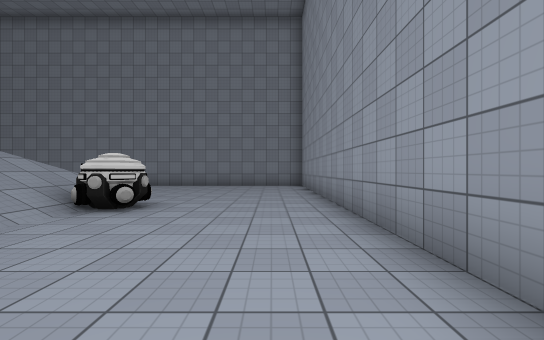
view 1 (above)

19 first-person views from a walk through a Unity game level. The camera is 1.3 m above the floor, looks level and sees 90° across. The floor is counted in squares, 2 m on a side. Each view is taken from the middle of a square. On the plan, view 1 faces up. The plan holds only what a view shows up to about 9 squares ahead; the rest is blank. The place goes on beyond the plan. The player is left out. Door leaves are left out, so doorways stand open. Some surface patterns are stand-ins.

view 2
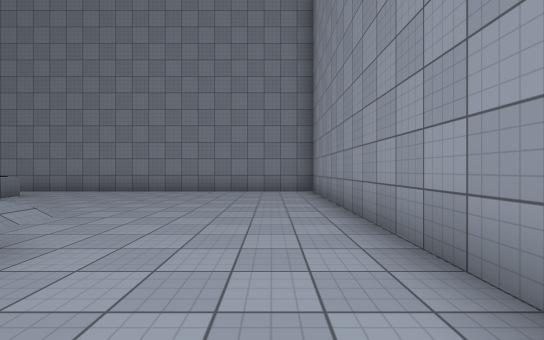

view 3
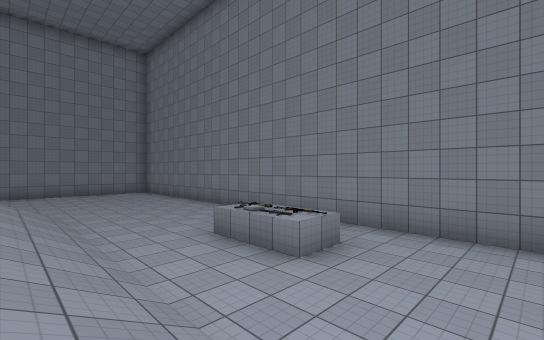

view 4
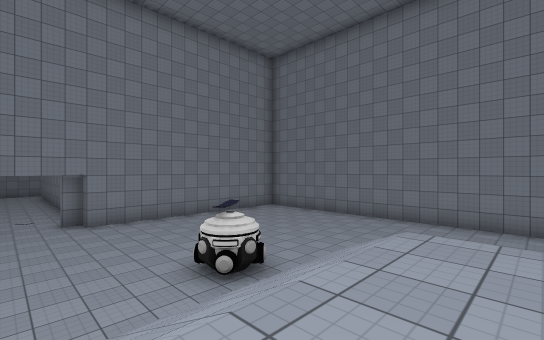

view 5
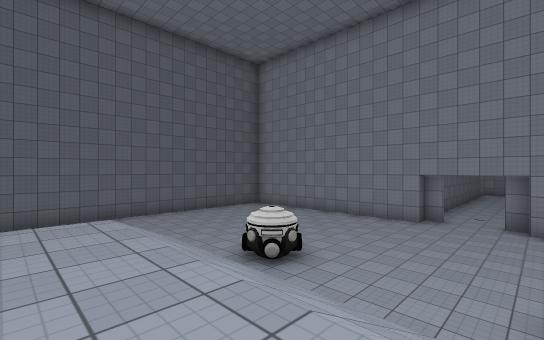

view 6
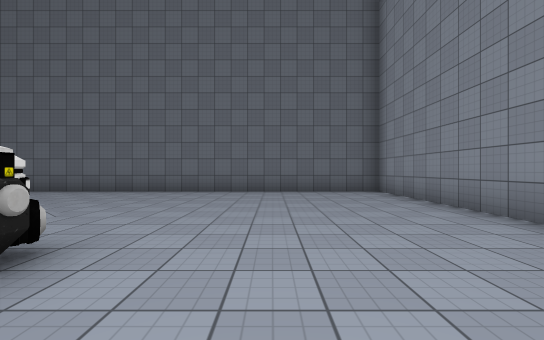

view 7
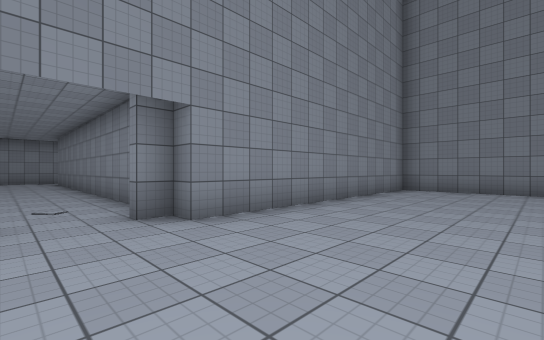

view 8
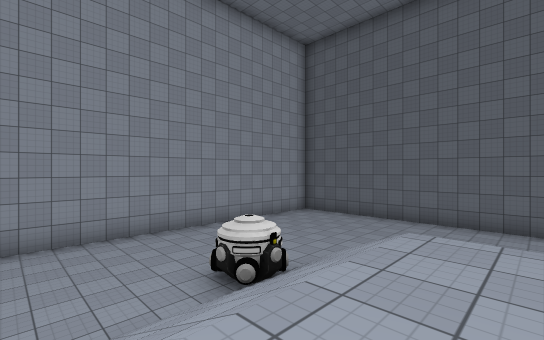

view 9
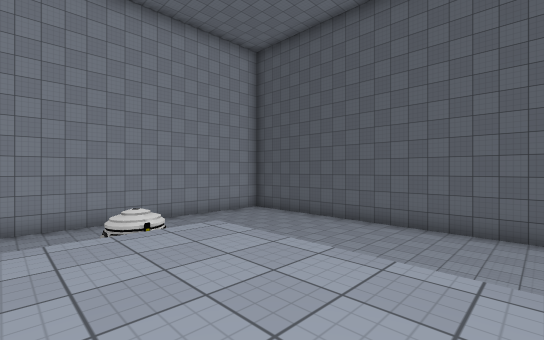

view 10
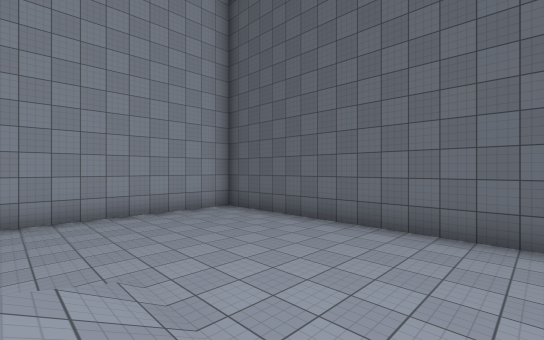

view 11
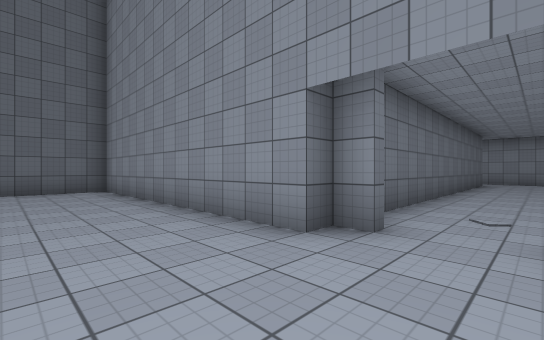

view 12
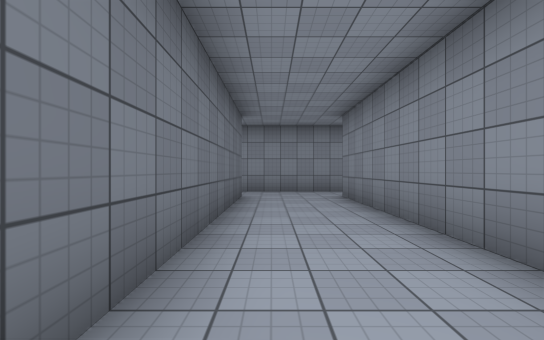

view 13
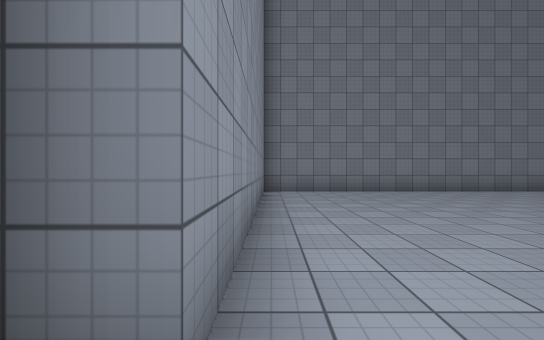

view 14
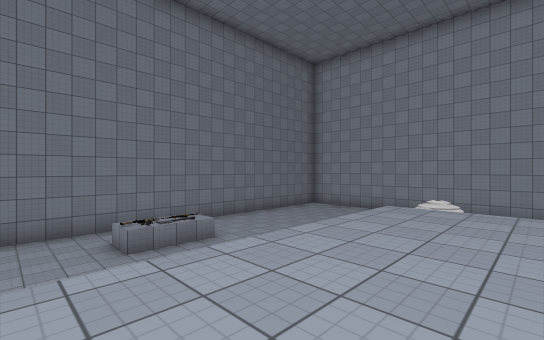

view 15
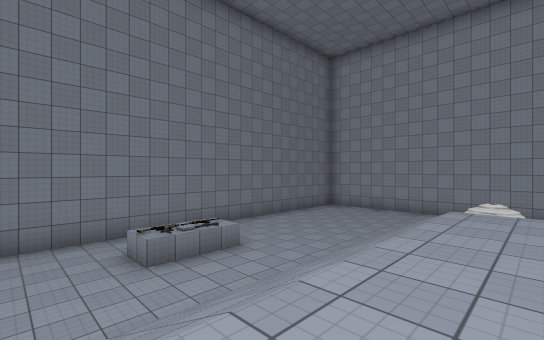

view 16
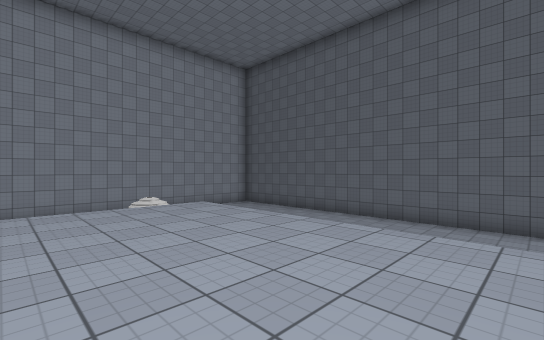

view 17
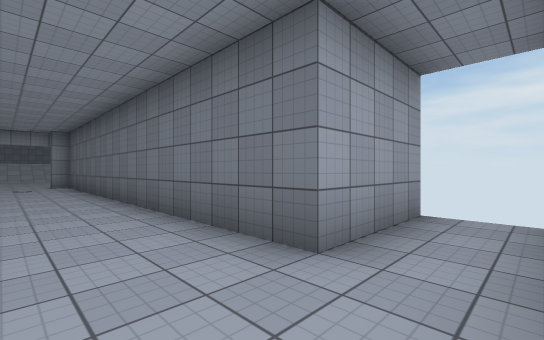

view 18
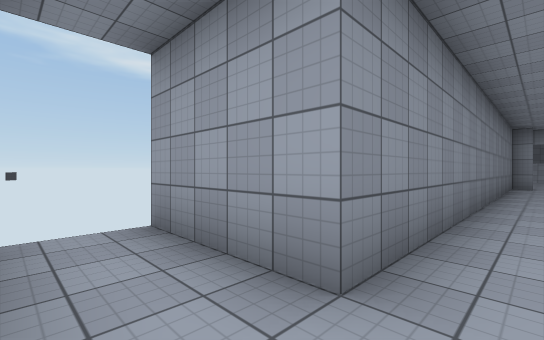

view 19
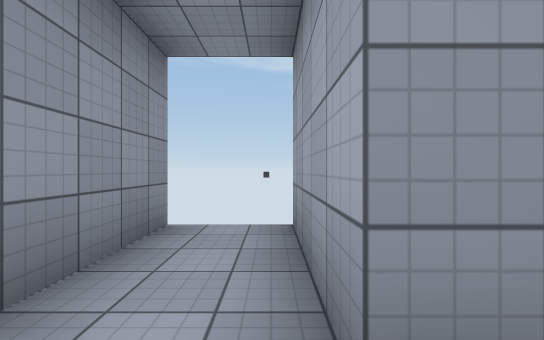

### Floor plan
Key: @ floor where view 1 was taken; # wall or solid block; . main floor; : floor 2 m higher than the main floor; / step, stairs or slope; D open door; G generator; O other object.
Columns run from 32 left of view 1 to 2 right of it. Each row starts with its distance up from view 1.
 12              ######################
 11              #....................#
 10              #....................#
  9              #..........OO........#
  8              #....................#
  7              #......//////////....#
  6  ..          #......//////////....#
  5 #..#         #.....G/////////G....#
  4 #..###########......///::::///....#
  3 #............D......///::::/ /....#
  2 #............D......///::::///....#
  1 #..###########......///::::///....#
  0  ..#         #.....G/////////G..@.#
 -1  ..          #......//    ////....#
 -2              #......//     ///....#
 -3              #........  ..........#
 -4              #....................#
 -5              #....................#
 -6              #....................#
 -7              ######################

Positions as (right, up) in squares from view 1, and headings:
1: (0, 0), facing up
2: (0, 3), facing up
3: (-4, 6), facing up-left
4: (-9, 2), facing up-left
5: (-9, 4), facing down-left
6: (-15, 2), facing down
7: (-15, 2), facing up-left
8: (-6, 3), facing down-right
9: (-8, 2), facing down-right
10: (-6, -1), facing down-right
11: (-16, 3), facing down-left
12: (-23, 2), facing left
13: (-18, 3), facing up
14: (-10, 3), facing up-right
15: (-10, 4), facing up-right
16: (-10, 3), facing down-right
17: (-31, 3), facing down-right
18: (-31, 3), facing up-right
19: (-30, 3), facing up
